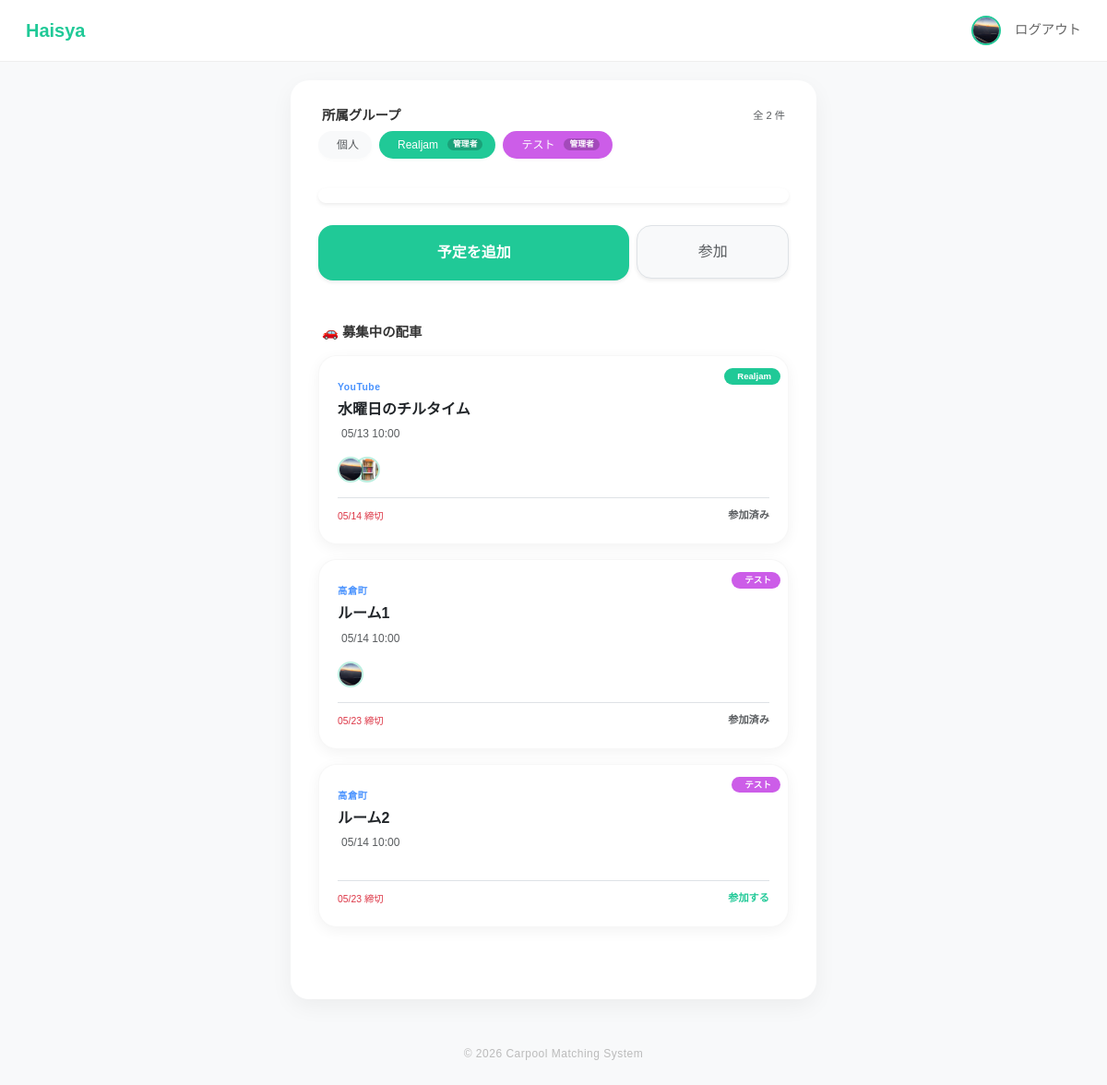
The page / (signed in) on the database its author committed.
### app/models/user.py (models this page shows)
class User(db.Model, UserMixin):
    __tablename__ = "users"
    id = db.Column(db.Integer, primary_key=True)
    username = db.Column(db.String(50), unique=True, nullable=False)
    password = db.Column(db.String(200), nullable=False)
    display_name = db.Column(db.String(50))
    icon = db.Column(db.String(200), default="default.png")
    genre = db.Column(db.String(50))  # 所属ジャンル
    age = db.Column(db.Integer)
    @property
    def name(self):
        return self.display_name or self.username

### app/models/group.py (models this page shows, shortened)
class GroupMember(db.Model):
    __tablename__ = 'group_members'
    user_id = db.Column(db.Integer, db.ForeignKey('users.id'), primary_key=True)
    group_id = db.Column(db.Integer, db.ForeignKey('groups.id'), primary_key=True)
    joined_at = db.Column(db.DateTime, default=datetime.utcnow)
    role = db.Column(db.String(20), default='member')
    group = db.relationship('Group', backref=db.backref('membership_list', lazy='dynamic', cascade="all, delete-orphan"))
    user = db.relationship('User', backref=db.backref('group_memberships', lazy='dynamic'))

class Group(db.Model):
    __tablename__ = 'groups'
    id = db.Column(db.Integer, primary_key=True)
    name = db.Column(db.String(100), nullable=False)
    invite_code = db.Column(db.String(10), unique=True, nullable=False, index=True)
    created_at = db.Column(db.DateTime, default=datetime.utcnow)
    color = db.Column(db.String(7), default='#20c997')  # ← これがあるか？
    events = db.relationship('Event', backref='group', lazy=True, cascade="all, delete-orphan")

### app/models/room.py (models this page shows, shortened)
class Room(db.Model):
    __tablename__ = "rooms"
    id = db.Column(db.Integer, primary_key=True)
    name = db.Column(db.String(200), nullable=False)
    description = db.Column(db.Text)
    sections = db.Column(db.Integer, default=1)
    event_id = db.Column(db.Integer, db.ForeignKey("events.id"), nullable=False)
    created_by = db.Column(db.Integer, db.ForeignKey("users.id"), nullable=False)
    deadline = db.Column(db.DateTime)
    matching_method = db.Column(db.String(50), default="default")
    created_at = db.Column(db.DateTime, default=datetime.utcnow)
    entries = db.relationship("Entry", backref="room", lazy=True, cascade="all, delete-orphan")

### app/models/event.py (models this page shows, shortened)
class Event(db.Model):
    __tablename__ = 'events'
    id = db.Column(db.Integer, primary_key=True)
    title = db.Column(db.String(100), nullable=False)
    group_id = db.Column(db.Integer, db.ForeignKey('groups.id'), nullable=True)
    location = db.Column(db.String(200))
    start_time = db.Column(db.DateTime, nullable=False)
    end_time = db.Column(db.DateTime)
    join_code = db.Column(db.String(10), unique=True, nullable=False)
    needs_car = db.Column(db.Boolean, default=True)
    created_by = db.Column(db.Integer, db.ForeignKey('users.id'), nullable=False)
    created_at = db.Column(db.DateTime, default=datetime.utcnow)
    creator = db.relationship("User", backref=db.backref("created_events", lazy=True))
    rooms = db.relationship(
        "Room",
        backref="event",
        lazy=True,
        cascade="all, delete-orphan"
    )

### app/models/entry.py (models this page shows, shortened)
class Entry(db.Model):
    __tablename__ = "entries"
    id = db.Column(db.Integer, primary_key=True)
    user_id = db.Column(db.Integer, db.ForeignKey("users.id"), nullable=False)
    room_id = db.Column(db.Integer, db.ForeignKey("rooms.id"), nullable=False)
    has_car = db.Column(db.Boolean, default=False)
    capacity = db.Column(db.Integer, default=0)
    has_rehersal = db.Column(db.Boolean, default=False) # ← これを追加しました
    schedule_id = db.Column(db.String(50))
    prefer_with = db.Column(db.String(200))
    avoid_with = db.Column(db.String(200))
    early_leave = db.Column(db.Boolean, default=False)
    created_at = db.Column(db.DateTime, default=datetime.utcnow)
    user = db.relationship("User", backref=db.backref("entries", lazy=True))

### app/__init__.py (the view)
    @app.route("/")
    def index():
        from flask import render_template
        from flask_login import current_user
        from .models.group import GroupMember
        from .models.event import Event
        from .models.entry import Entry
        from datetime import datetime
        from sqlalchemy.orm import joinedload
        if not current_user.is_authenticated:
            return render_template("home.html", my_groups=[], joined_rooms=[])
        my_group_memberships = GroupMember.query.filter_by(user_id=current_user.id).all()
        my_group_ids = [gm.group_id for gm in my_group_memberships]
        my_entries = Entry.query.filter_by(user_id=current_user.id).all()
        joined_room_ids = [e.room_id for e in my_entries]
        now = datetime.utcnow()
        available_rooms = Room.query.join(Event).options(
            joinedload(Room.event),
            joinedload(Room.entries).joinedload(Entry.user)  # ← 追加
        ).filter(
            (Event.group_id.in_(my_group_ids)) | (Event.created_by == current_user.id),
            (Room.deadline > now) | (Room.deadline == None)
        ).all()
        return render_template(
            "home.html",
            my_groups=my_group_memberships,
            available_rooms=available_rooms,
            joined_room_ids=joined_room_ids
        )

### app/models/user.py (called while the page is built)
@login_manager.user_loader
def load_user(user_id):
    return User.query.get(int(user_id))

### app/templates/home.html (shortened to what this page needs)
{% extends "layout.html" %}
{% block content %}
{% from 'macros/avatar.html' import avatar %}
<div class="mb-4">
    <div class="d-flex justify-content-between align-items-center mb-2 px-1">
        <h6 class="fw-bold mb-0" style="font-size: 0.9rem;">所属グループ</h6>
        <span class="text-muted" style="font-size: 0.7rem;">全 {{ my_groups|length if my_groups else 0 }} 件</span>
    </div>
    <div class="d-flex gap-2 overflow-auto pb-2" style="white-space: nowrap; scrollbar-width: none;">
        <div class="group-badge bg-light border-0 text-muted">
             個人
        </div>
        {% if my_groups %}
            {% for gm in my_groups %}
            <a href="{{ url_for('events.group_detail', group_id=gm.group.id) }}"
               class="text-decoration-none">
                <div class="group-badge border-0" style="background: {{ gm.group.color }}; color: white;">
                    <span class="me-1">{{ gm.group.name }}</span>
                    {% if gm.role == 'admin' %}
                        <span class="badge rounded-pill border-0" style="background: rgba(0,0,0,0.2); font-size: 0.55rem; padding: 2px 6px;">
                            管理者
                        </span>
                    {% endif %}
                </div>
            </a>
            {% endfor %}
        {% endif %}
    </div>
</div>
<div id="calendar" class="mb-4 shadow-sm rounded-4 p-2 bg-white"></div>
<div class="row g-2 mb-5">
    <div class="col-8">
        <button id="addEventBtn" class="btn btn-walica-reverce py-3 w-100 rounded-4 shadow-sm fw-bold">
             予定を追加
        </button>
    </div>
    <div class="col-4">
        <a href="{{ url_for('events.join_by_code') }}" class="btn btn-light py-3 w-100 rounded-4 shadow-sm border text-muted">
             参加
        </a>
    </div>
</div>
<div class="mb-5">
    <div class="px-1 mb-3 d-flex justify-content-between align-items-center">
        <h6 class="fw-bold mb-0" style="font-size: 0.9rem;">🚗 募集中の配車</h6>
    </div>
    {% if available_rooms %}
        <div class="d-flex flex-column gap-3">
            {% for room in available_rooms %}
            <a href="{{ url_for('rooms.room_detail', room_id=room.id) }}" class="text-decoration-none">
                <div class="room-card position-relative overflow-hidden">
                    <div class="position-absolute top-0 end-0 mt-2 me-2">
                        {% if room.event.group %}
                            <span class="badge rounded-pill border-0"
                                style="background: {{ room.event.group.color }}; color: white; font-size: 0.6rem; padding: 4px 10px;">
                                {{ room.event.group.name }}
                            </span>
                        {% else %}
                            <span class="badge rounded-pill border-0"
                                style="background: #adb5bd; color: white; font-size: 0.6rem; padding: 4px 10px;">
                                <i class="bi bi-person-fill me-1"></i>個人
                            </span>
                        {% endif %}
                    </div>
                    <div class="d-flex justify-content-between align-items-start">
                        <div>
                            <div class="mb-2">
                                <small class="text-walica fw-bold opacity-75" style="font-size: 0.65rem; letter-spacing: 0.05em;">
                                    {{ room.event.title|truncate(20) }}
                                </small>
                                <h6 class="text-dark fw-bold mb-0 mt-1" style="font-size: 1rem;">
                                    {{ room.name }}
                                </h6>
                            </div>
                            <div class="d-flex align-items-center gap-3 text-muted mb-3" style="font-size: 0.75rem;">
                                <div>{{ room.event.start_time.strftime('%m/%d %H:%M') }}</div>
                            </div>
                            <div class="d-flex align-items-center me-2">
                                {% for entry in room.entries[:4] %}
                                <div style="{% if not loop.first %}margin-left: -10px;{% endif %}
                                            position: relative; z-index: {{ loop.revindex }};">
                                    {{ avatar(entry.user, size=28) }}
                                </div>
                                {% endfor %}
                            </div>
                        </div>
                    </div>
                    <div class="mt-3 pt-2 border-top d-flex justify-content-between align-items-center">
                        <div class="small">
                            {% if room.deadline %}
                                <span class="text-danger" style="font-size: 0.65rem;">
                                     {{ room.deadline.strftime('%m/%d 締切') }}
                                </span>
                            {% else %}
                                <span class="text-muted" style="font-size: 0.65rem;">常時募集中</span>
                            {% endif %}
                        </div>
                        {% if room.id in joined_room_ids %}
                            <span class="text-muted fw-bold" style="font-size: 0.7rem;">
                                参加済み
                            </span>
                        {% else %}
                            <span class="text-wal_green fw-bold" style="font-size: 0.7rem;">
                                参加する
                            </span>
                        {% endif %}
                    </div>
                </div>
            </a>
            {% endfor %}
        </div>
    {% else %}
        <div class="text-center py-5 bg-white rounded-4 shadow-sm border border-dashed">
            <p class="text-muted mb-0">現在募集中のルームはありません</p>
        </div>
    {% endif %}
</div>
{% endblock %}

### app/templates/layout.html (shortened to what this page needs)
<!DOCTYPE html>
<html lang="ja">
<head>
    <link href="https://cdn.jsdelivr.net/npm/bootstrap@5.3.3/dist/css/bootstrap.min.css" rel="stylesheet">
    <link rel="stylesheet" href="{{ url_for('static', filename='main.css') }}">
</head>
<body>
<nav class="navbar navbar-walica sticky-top">
    <div class="container-fluid d-flex align-items-center">
        <a class="navbar-brand" href="/">Haisya</a>
        <div class="ms-auto d-flex align-items-center">
            {% if current_user.is_authenticated %}
                <a href="{{ url_for('profile.edit') }}" class="text-decoration-none ms-3">
                    {% set has_icon = current_user.icon and current_user.icon != 'default.png' %}
                    {% if has_icon %}
                    <img src="{{ url_for('static', filename=current_user.icon) }}"
                        alt="プロフィール"
                        class="rounded-circle"
                        style="width: 32px; height: 32px; object-fit: cover;
                                border: 2px solid var(--walica-green);">
                    {% endif %}
                </a>
                <a href="/logout" class="nav-link-custom">ログアウト</a>
            {% else %}
                <a href="/login" class="nav-link-custom">ログイン</a>
                <a href="/register" class="btn btn-walica-reverce ms-3 py-1 px-3" style="font-size:0.85rem;">新規登録</a>
            {% endif %}
        </div>
    </div>
</nav>
<div class="main-container">
    <div class="main-card">
        {% block content %}{% endblock %}
    </div>
    <footer>
        &copy; 2026 Carpool Matching System
    </footer>
</div>
</body>
</html>

### app/templates/macros/avatar.html (shortened to what this page needs)
{% macro avatar(user, size=42, is_admin=false) %}
{% set has_icon = user.icon and user.icon != 'default.png' %}
<div class="position-relative d-inline-block flex-shrink-0">
    {% if has_icon %}
    <img src="{{ url_for('static', filename=user.icon) }}"
         alt="{{ user.name }}"
         class="rounded-circle"
         style="width: {{ size }}px; height: {{ size }}px;
                object-fit: cover;
                border: 2px solid rgba(32,201,151,0.3);">
    {% endif %}
</div>
{% endmacro %}

### app/static/main.css (style rules this page uses)
:root { --main-color: #eeeeee; --bg-color: white; }
.room-card { border: var(--main-color); border-radius:16px; transition:0.2s; }

### app/templates/layout.html (style rules this page uses)
:root { --walica-green: #20c997; --bg-color: #f8f9fa; --text-dark: #333333; }
body { background-color: var(--bg-color); font-family: 'Noto Sans JP', sans-serif; color: var(--text-dark); }
.navbar-walica { background-color: white; border-bottom: 1px solid #eee; padding: 0.8rem 1rem; }
.navbar-brand { font-weight: 700; color: var(--walica-green) !important; font-size: 1.25rem; }
.main-container { max-width: 600px; margin: 20px auto; padding: 0 15px; }
.main-card { background: white; border-radius: 20px; padding: 30px; box-shadow: 0 8px 24px rgba(0, 0, 0, 0.05); border: none; }
.btn-walica-reverce { background-color: var(--walica-green); color: white; border: 2px solid var(--walica-green); border-radius: 12px; font-weight: 600; padding-left: 1rem; padding-right: 1rem; display: inline-flex; align-items: center; justify-content: center; }
.nav-link-custom { color: #666; text-decoration: none; font-size: 0.9rem; margin-left: 15px; }
footer { color: #bbb; margin: 50px 0 30px; text-align: center; font-size: 12px; letter-spacing: 0.5px; }

### app/templates/home.html (style rules this page uses)
:root { --fc-border-color: #f1f3f5; --fc-today-bg-color: rgba(32, 201, 151, 0.06); }
.group-badge { font-size: 0.75rem; padding: 6px 14px; border-radius: 50px; background: white; color: var(--text-dark); border: 1px solid #dee2e6; display: flex; align-items: center; gap: 6px; box-shadow: 0 2px 4px rgba(0,0,0,0.02); flex-shrink: 0; }
.room-card { background: white; padding: 1rem; border-radius: 16px; box-shadow: 0 2px 8px rgba(0,0,0,0.05); border-left: 4px solid var(--walica-green); transition: transform 0.2s; }
.room-card { background: white; padding: 1.25rem; border-radius: 20px; box-shadow: 0 4px 15px rgba(0,0,0,0.05); border: 1px solid rgba(0,0,0,0.03); transition: all 0.2s ease; }
.text-wal_green { color: var(--walica-green); }

### rows shown on the page
User: icon (picture)
GroupMember: group.name "Realjam", role "管理者"
GroupMember: group.name "テスト", role "管理者"
Room: event.group.name "Realjam", event "YouTube", name "水曜日のチルタイム", event.start_time "05/13 10:00", deadline "05/14 締切", shows "参加済み"
Entry: icon (picture)
Entry: icon (picture)
Room: event.group.name "テスト", event "高倉町", name "ルーム1", event.start_time "05/14 10:00", deadline "05/23 締切", shows "参加済み"
Entry: icon (picture)
Room: event.group.name "テスト", event "高倉町", name "ルーム2", event.start_time "05/14 10:00", deadline "05/23 締切", shows "参加する"

### other values the page prints
{{ my_groups|length if my_groups else 0 }} "2"
